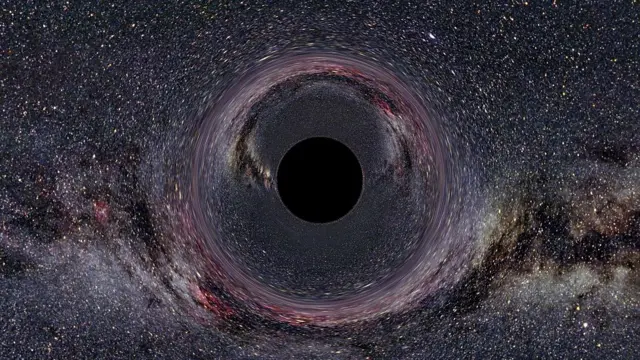
#> input picture AgujeroNegro.jpg, 640 x 360 px
$ python p6-act10-1392.py
#> lines starting #> are read from the running program, lines starting #| are printed output that depends on the picture; after the words box and inside, x2 and y2 are one past the last pixel; in counts of white or black regions, pixels touching at a corner belong together
import numpy as np
import cv2
# Vision Artificial Act10 NC 1392
# Lee la imagen en escala de grises
img = cv2.imread("AgujeroNegro.jpg", cv2.IMREAD_GRAYSCALE)
#> img: shape (360, 640); min 0, max 251, mean 54.7

# Abre la ventana con la imagen
cv2.imshow("Agujero Negro 1392", img)
cv2.waitKey(0)
cv2.destroyAllWindows()

# Linea
print("La linea 1392")
# Crea una imagen negra
img = np.zeros((512,512,3), np.uint8)

# Dibuja una diagonal blanca de 3px desde una esquina a la otra
img = cv2.line(img,(0,0),(511,511),(255,255,255),3)

# Abre la ventana con la imagen
cv2.imshow("Line 1392", img)
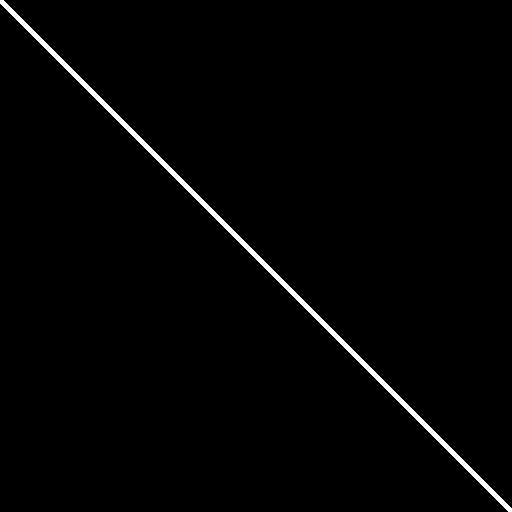
#> window 'Line 1392': shape (512, 512, 3); 1.4% white; 1 white region, box (x1, y1, x2, y2) and area: (0, 0, 512, 512) 3572
cv2.waitKey(0)
cv2.destroyAllWindows()

# Circulo
print("El circulo 1392")
# Dibuja un circulo azul de radio 10px al centro de la imagen
img = cv2.circle(img, (260,260), 10, (255,0,0),-1)

# Abre la ventana con la imagen
cv2.imshow("Circulo 1392", img)
cv2.waitKey(0)
cv2.destroyAllWindows()

# Texto
print("EL texto 1392")
# Añade a la imagen el texto "Example Text" en color blanco
img = cv2.putText(img, "Daniel Gallegos 1392", (200, 30),cv2.FONT_HERSHEY_SIMPLEX, \
                  0.5, (255, 255, 255), 2)

# Abre la ventana con la imagen
cv2.imshow("Texto 1392", img)
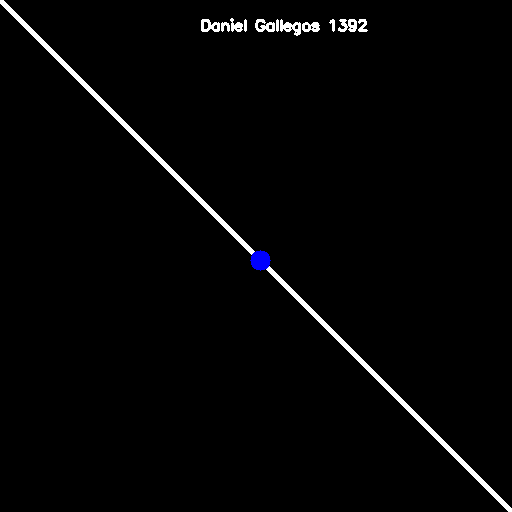
#> window 'Texto 1392': shape (512, 512, 3); mean B, G, R 4.8, 4.5, 4.5
cv2.waitKey(0)
cv2.destroyAllWindows()

# Thresholding
print("Thresholding 1392")
img = cv2.imread('AgujeroNegro.jpg',0)

ret,thr1 = cv2.threshold(img,127,255,cv2.THRESH_BINARY)
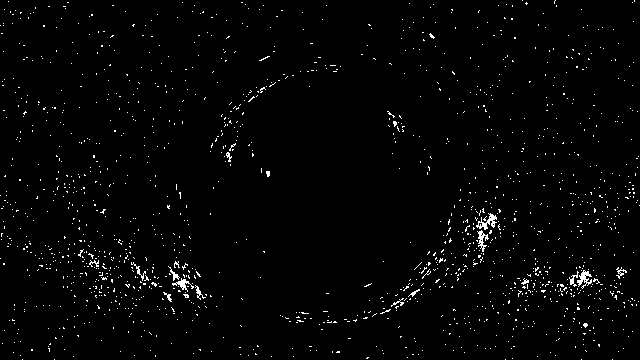
#> thr1: shape (360, 640); 1.8% white in thin lines or dots
ret,thr2 = cv2.threshold(img,127,255,cv2.THRESH_BINARY_INV)
#> thr2: shape (360, 640); 98.2% white; black in thin lines or dots
ret,thr3 = cv2.threshold(img,127,255,cv2.THRESH_TRUNC)
ret,thr4 = cv2.threshold(img,127,255,cv2.THRESH_TOZERO)
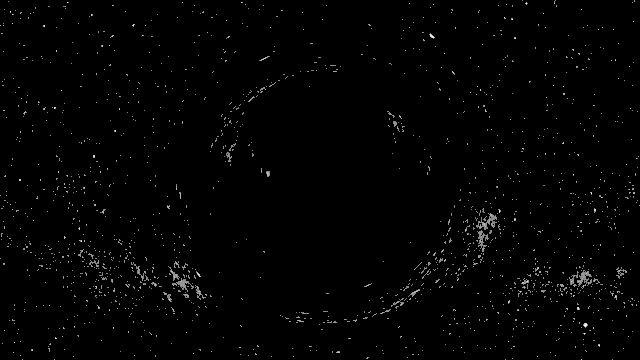
#> thr4: shape (360, 640); min 0, max 251, mean 2.6
ret,thr5 = cv2.threshold(img,127,255,cv2.THRESH_TOZERO_INV)
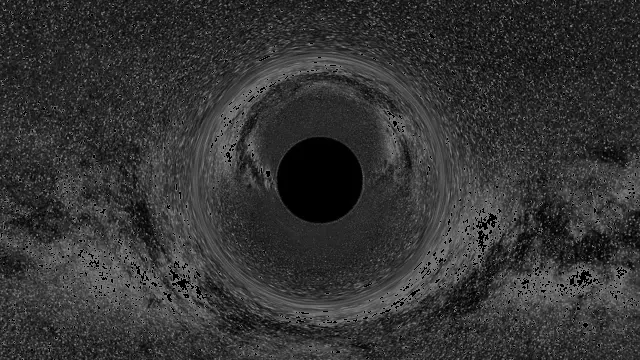
#> thr5: shape (360, 640); min 0, max 127, mean 52.1

cv2.imshow('BINARY',thr1)
cv2.imshow('BINARY_INV',thr2)
cv2.imshow('TRUNC',thr3)
cv2.imshow('TOZERO',thr4)
cv2.imshow('TOZERO_INV',thr5)


cv2.waitKey(0)
cv2.destroyAllWindows()

# Trackbar
print("Trackbar 1392")
def on_trackbar(val):
  print(val)

# Crea a una imagen negra, y una ventana llamada 'frame'
img = np.zeros((300,512,3), np.uint8)
cv2.namedWindow('frame')

# Crea tres trackbar en frame, llamados R,G,B, que van de 0 a 255 y llaman a on_trackbar()
cv2.createTrackbar('R','frame',0,255,on_trackbar)
cv2.createTrackbar('G','frame',0,255,on_trackbar)
cv2.createTrackbar('B','frame',0,255,on_trackbar)

while(True):
    cv2.imshow('frame',img)
    k = cv2.waitKey(1) & 0xFF
#> (key Esc is pressed here)
    if k == 27:
        break

    # Obtiene las posiciones de los trackbars
    r = cv2.getTrackbarPos('R','frame')
    g = cv2.getTrackbarPos('G','frame')
    b = cv2.getTrackbarPos('B','frame')

    img[:] = [b,g,r]

cv2.destroyAllWindows()
